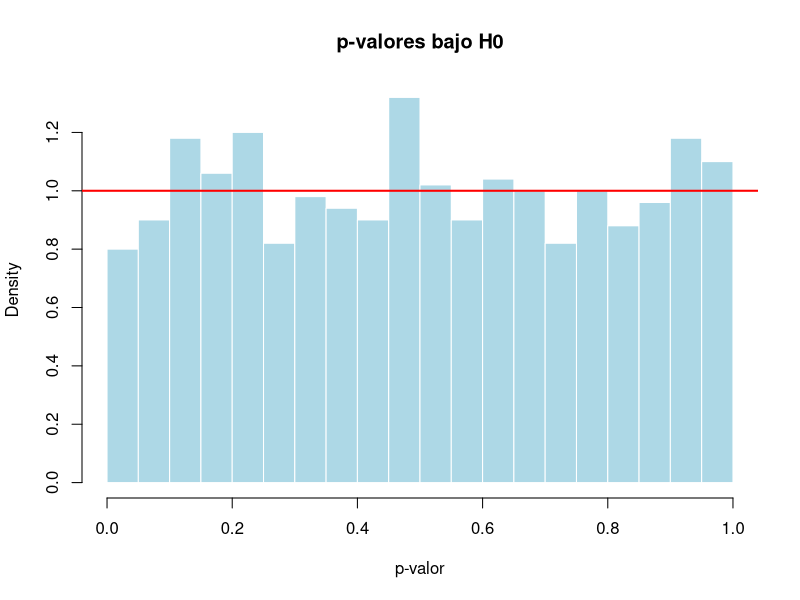
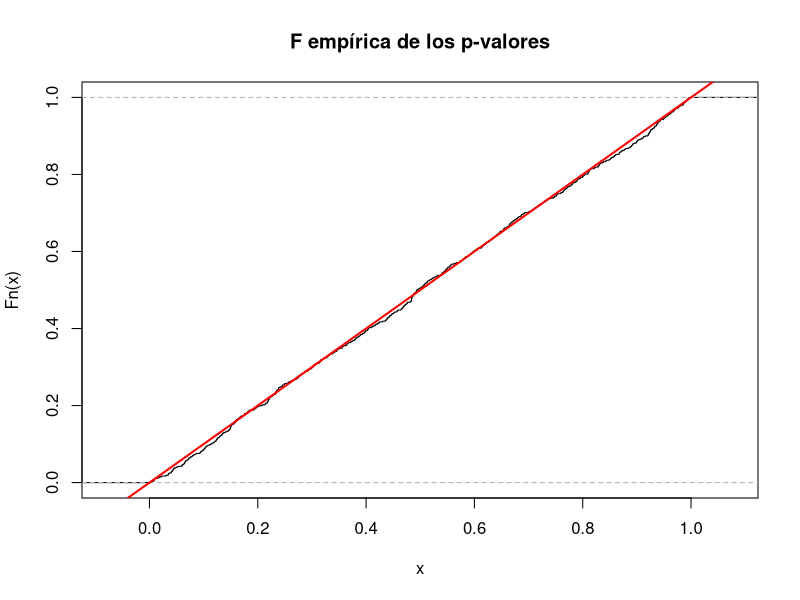

These figures' R source, in order:
# =============================================================================
# IECD - Práctica 5 (Tests) - Ejercicio 18
# Distribución del p-valor bajo H0
# =============================================================================

set.seed(18)
n    <- 25
Nrep <- 1000

# a) n = 25 datos N(10, 3)  (varianza 3, notación del curso: N(mu, sigma^2))
x <- rnorm(n, mean = 10, sd = sqrt(3))

# b) t.test de H0: mu = 10 vs H1: mu != 10
t.test(x, mu = 10)$p.value

# c) Nrep = 1000 repeticiones
pvalores <- replicate(Nrep, t.test(rnorm(n, mean = 10, sd = sqrt(3)), mu = 10)$p.value)

# d) histograma
hist(pvalores, breaks = seq(0, 1, by = 0.05), freq = FALSE,
     col = "lightblue", border = "white",
     main = "p-valores bajo H0", xlab = "p-valor")
abline(h = 1, col = "red", lwd = 2)          # densidad de la U(0, 1)

# e) probabilidad estimada de rechazar
c(alpha_0.05 = mean(pvalores < 0.05), alpha_0.10 = mean(pvalores < 0.10))

# Chequeo: comparar la F empírica de los p-valores con la de una U(0,1)
plot(ecdf(pvalores), do.points = FALSE, main = "F empírica de los p-valores")
abline(0, 1, col = "red", lwd = 2)
